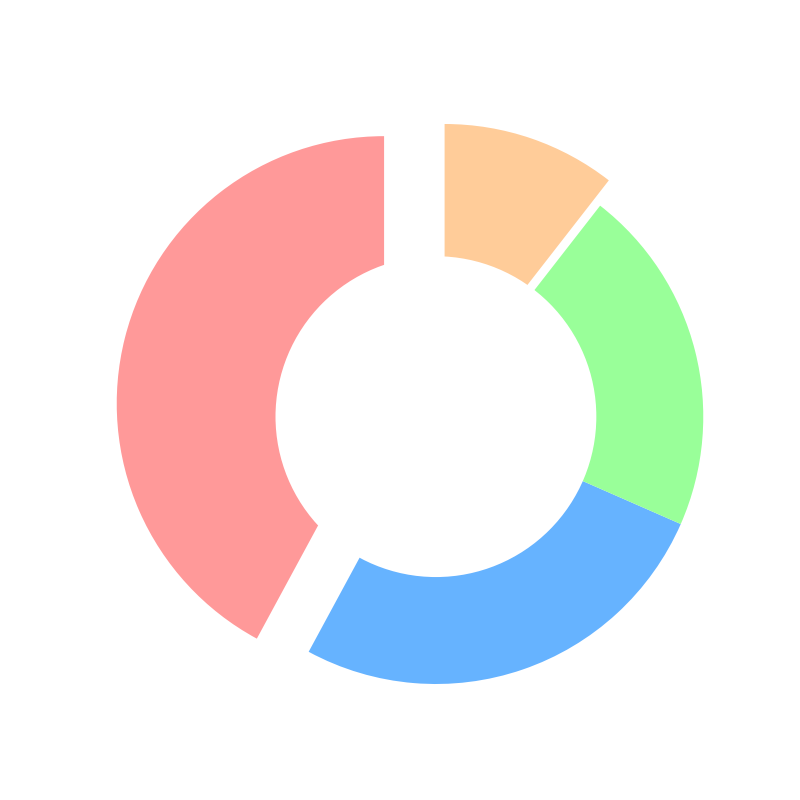

The Python source for this figure:
import matplotlib.pyplot as plt
import numpy as np

creatures = ['Dragons', 'Unicorns', 'Phoenixes', 'Mermaids']
popularity = [40, 25, 20, 10]

fig, ax = plt.subplots(figsize=(8, 8))
colors = ['#ff9999', '#66b3ff', '#99ff99', '#ffcc99']
wedges, autotexts = ax.pie(popularity, colors=colors, startangle=90, pctdistance=0.85, explode=[0.2, 0, 0, 0.1])

for pct in autotexts:
    pct.set_fontsize(11)
    pct.set_color('navy')

centre_circle = plt.Circle((0, 0), 0.60, fc='white')
fig.gca().add_artist(centre_circle)

ax.axis('equal')

plt.show()
